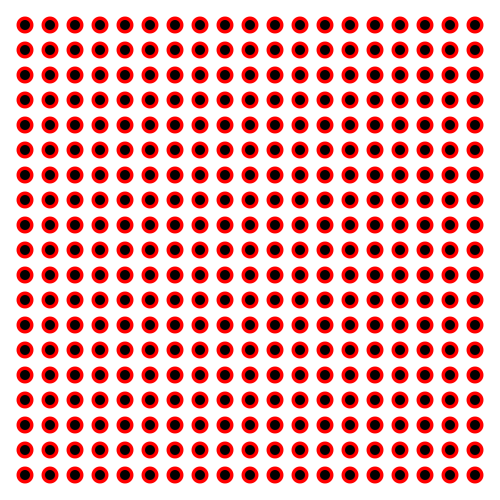
Frame 1 (no input)
Frame 60 (the mouse pressed at the canvas centre just before this capture): identical to frame 1, image omitted
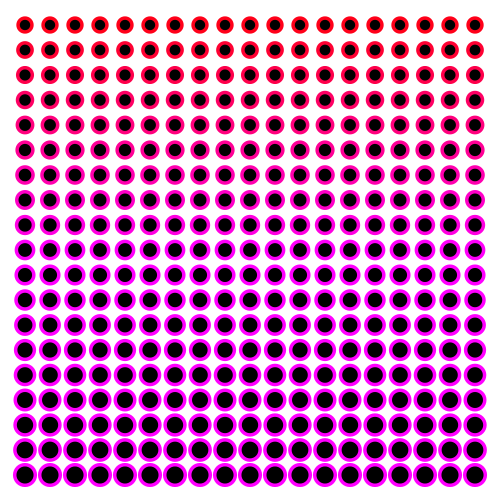
Frame 120 (the mouse held since frame 60 and released just before this capture)

The Processing sketch that drew these frames (run headless with seeded random() and noise(); from frame 60 on, the mouse is pressed at the canvas centre):

// Processing sketch: processing_27842
// ── processing_27842.pde

void setup(){
smooth();
size(500,500);

}

void draw(){
  background(255,255,255);
 

//Wert
  int zahl1 = 20;
  

// Loops
  for(int i = 1; i<zahl1; i++){
  for(int j = 1; j<zahl1; j++){
  float r = sin(i/(400.0)*0.60);   

//Ausgeführte Kreise
form1(width/zahl1*j,height/zahl1*i,mouseY*r,i*mouseY/10,0,i*mouseX/10);
 }
  }
}




//Kreisfunktion
void form1(float x, float y, float r, float rot, float gruen, float blau){
  noStroke();
  fill(255,0,blau);
  ellipse(x,y,r+17,r+17);
  fill(0,0,0);
  ellipse(x,y,r+10,r+10);
  }
